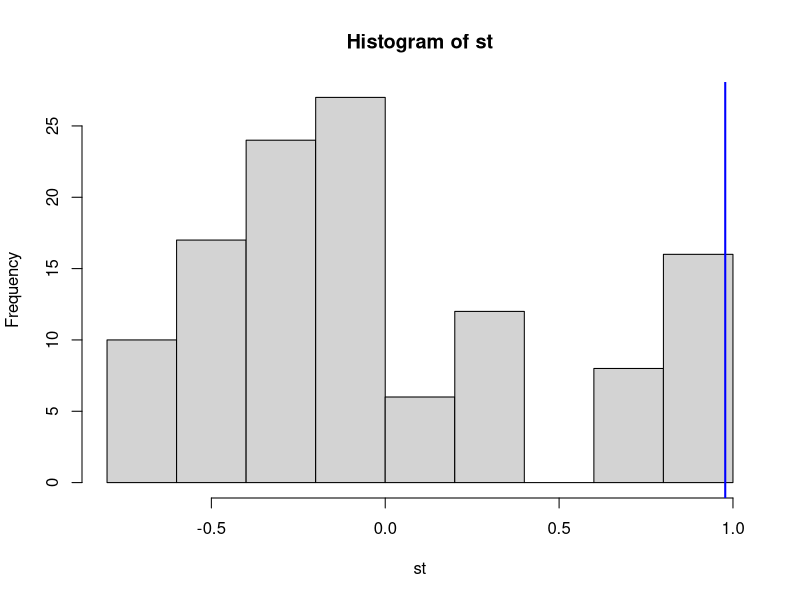

Recreate this plot in R.
## ---- chunk 1
library(combinat)
## ---- chunk 2
x= c(39,29,60,40,32)
y=c(11,5,20,8,6)

sttrue= cor(x,y)

n=length(y)
nr=fact(n) #number of rearrangements to be examined
st=numeric(nr)

cnt=0
d=permn(y)

for (i in 1:nr){
  st[i]<-cor(d[[i]],x)
  if (st[i] >=sttrue)
    cnt=cnt+1 
}
## ---- chunk 3
print(paste("p-value= ",cnt/nr))
print(paste("Null hypothesis: ", sttrue))
## ---- chunk 4
hist(st)
abline(v=sttrue,col="blue",lwd=2)
